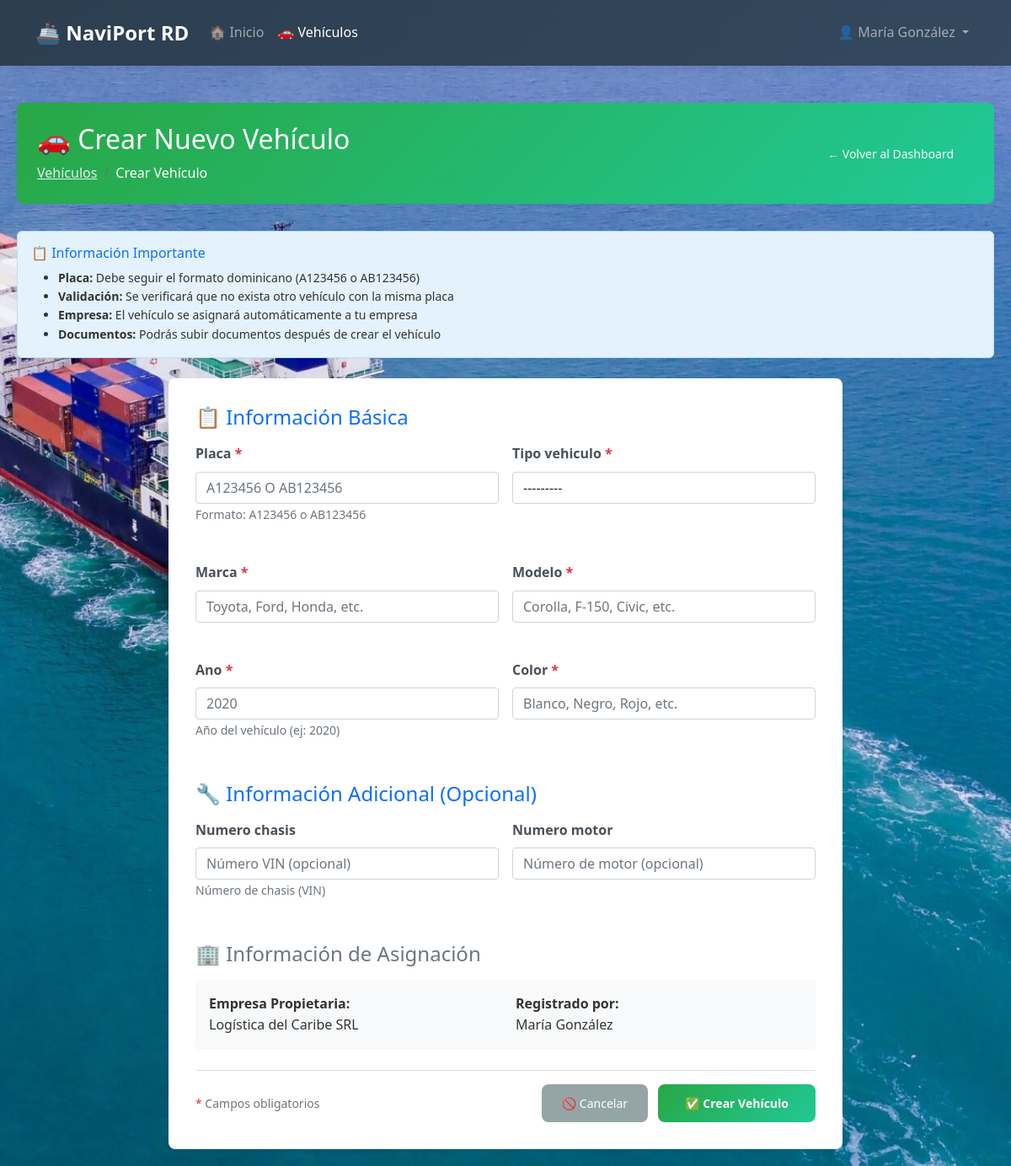
The app's page /gestion_vehiculos/vehiculos/crear/ (signed in) with its own data.
### accounts/models.py (models this page shows, shortened)
class User(AbstractUser):
    ROLE_CHOICES = [
        ('solicitante', 'Solicitante'),
        ('evaluador', 'Evaluador Portuario'),
        ('supervisor', 'Supervisor'),
        ('admin_tic', 'Administrador TIC'),
        ('oficial_acceso', 'Oficial de Acceso Físico'),
        ('direccion', 'Dirección Logística'),
    ]
    role = models.CharField(
        max_length=20,
        choices=ROLE_CHOICES,
        default='solicitante',
        verbose_name='Rol'
    )
    cedula_rnc = models.CharField(
        max_length=20,
        unique=True,
        validators=[
            RegexValidator(
                regex=r'^(\d{3}-\d{7}-\d{1}|\d{3}-\d{5}-\d{1})$',
                message='Formato inválido. Use XXX-XXXXXXX-X para cédula o XXX-XXXXX-X para RNC'
            )
        ],
        verbose_name='Cédula/RNC'
    )
    telefono = models.CharField(
        max_length=15,
        blank=True,
        validators=[
            RegexValidator(
                regex=r'^\+?1?\d{9,15}$',
                message='Número de teléfono inválido'
            )
        ],
        verbose_name='Teléfono'
    )
    empresa = models.ForeignKey(
        'Empresa',
        on_delete=models.SET_NULL,
        null=True,
        blank=True,
        related_name='usuarios',
        verbose_name='Empresa'
    )
    es_admin_empresa = models.BooleanField(default=False, verbose_name='Admin de Empresa')
    puede_crear_usuarios = models.BooleanField(default=False, verbose_name='Puede Crear Usuarios')
    activo = models.BooleanField(default=True, verbose_name='Activo')
    created_at = models.DateTimeField(auto_now_add=True, verbose_name='Creado el')
    updated_at = models.DateTimeField(auto_now=True, verbose_name='Actualizado el')
    failed_login_attempts = models.PositiveIntegerField(default=0, verbose_name='Intentos fallidos')
    is_locked = models.BooleanField(default=False, verbose_name='Bloqueado')
    locked_until = models.DateTimeField(null=True, blank=True, verbose_name='Bloqueado hasta')
    last_login_ip = models.GenericIPAddressField(null=True, blank=True, verbose_name='Última IP')
    class Meta:
        verbose_name = 'Usuario'
        verbose_name_plural = 'Usuarios'
        ordering = ['-created_at']

class Empresa(models.Model):
    rnc = models.CharField(
        max_length=15,
        unique=True,
        validators=[
            RegexValidator(
                regex=r'^\d{3}-\d{5}-\d{1}$',
                message='Formato inválido. Use XXX-XXXXX-X para RNC'
            )
        ],
        verbose_name='RNC'
    )
    nombre = models.CharField(max_length=200, verbose_name='Nombre')
    telefono = models.CharField(
        max_length=15,
        blank=True,
        validators=[
            RegexValidator(
                regex=r'^\+?1?\d{9,15}$',
                message='Número de teléfono inválido'
            )
        ],
        verbose_name='Teléfono'
    )
    email = models.EmailField(verbose_name='Email')
    representante_legal = models.ForeignKey(
        User,
        on_delete=models.CASCADE,
        related_name='empresas_representadas',
        verbose_name='Representante Legal'
    )
    activa = models.BooleanField(default=True, verbose_name='Activa')
    verificada = models.BooleanField(default=False, verbose_name='Verificada')
    certificado_rnc = models.FileField(
        upload_to='empresas/certificados/',
        blank=True,
        verbose_name='Certificado RNC'
    )
    numero_licencia = models.CharField(
        max_length=20,
        unique=True,
        blank=True,
        null=True,
        verbose_name='Número de Licencia'
    )
    fecha_expedicion_licencia = models.DateField(
        blank=True,
        null=True,
        verbose_name='Fecha de Expedición'
    )
    fecha_expiracion_licencia = models.DateField(
        blank=True,
        null=True,
        verbose_name='Fecha de Expiración'
    )
    fecha_expiracion_contrato = models.DateField(
        blank=True,
        null=True,
        verbose_name='Expiración Contrato'
    )
    tipo_licencia = models.ForeignKey(
        'evaluacion.TipoLicencia',
        on_delete=models.SET_NULL,
        blank=True,
        null=True,
        related_name='empresas_asignadas',
        verbose_name='Tipo de Licencia',
        help_text='Tipo de licencia que determina los servicios base autorizados'
    )
    servicios_autorizados = models.ManyToManyField(
        'evaluacion.Servicio',
        related_name='empresas_autorizadas',
        blank=True,
        verbose_name='Servicios Autorizados',
        help_text='Servicios específicos que la empresa está autorizada a ofrecer'
    )
    puede_solicitud_excepcional = models.BooleanField(
        default=False,
        verbose_name='Permite Solicitud Excepcional',
        help_text='Si está habilitado, la empresa puede realizar solicitudes excepcionales aprobadas por supervisión'
    )
    created_at = models.DateTimeField(auto_now_add=True, verbose_name='Registrada el')
    updated_at = models.DateTimeField(auto_now=True, verbose_name='Actualizada el')
    class Meta:
        verbose_name = 'Empresa'
        verbose_name_plural = 'Empresas'
        ordering = ['-created_at']

### gestion_vehiculos/views.py (the view)
# urls.py: path('vehiculos/crear/', crear_vehiculo, name='crear_vehiculo'),
@login_required
def crear_vehiculo(request):
    if request.method == 'POST':
        form = VehiculoForm(request.POST)
        if form.is_valid():
            vehiculo = form.save(commit=False)
            vehiculo.empresa_propietaria = request.user
            vehiculo.save()
            messages.success(request, 'Vehículo creado exitosamente.')
            return redirect('gestion_vehiculos:dashboard')
    else:
        form = VehiculoForm()
    context = {'form': form}
    return render(request, 'gestion_vehiculos/crear_vehiculo.html', context)

### templates/gestion_vehiculos/crear_vehiculo.html (shortened to what this page needs)
<!DOCTYPE html>
<html lang="es">
<head>
    <link href="https://cdn.jsdelivr.net/npm/bootstrap@5.1.3/dist/css/bootstrap.min.css" rel="stylesheet">
    <link rel="stylesheet" href="{% load static %}{% static 'css/styles.css' %}">
</head>
<body class="bg-light">
    <nav class="navbar navbar-expand-lg navbar-dark bg-primary">
        <div class="container-fluid">
            <a class="navbar-brand" href="{% url 'accounts:dashboard' %}">🚢 NaviPort RD</a>
            <div class="collapse navbar-collapse" id="navbarNav">
                <ul class="navbar-nav me-auto">
                    <li class="nav-item">
                        <a class="nav-link" href="{% url 'accounts:dashboard' %}">🏠 Inicio</a>
                    </li>
                    <li class="nav-item">
                        <a class="nav-link active" href="{% url 'gestion_vehiculos:dashboard' %}">🚗 Vehículos</a>
                    </li>
                </ul>
                <ul class="navbar-nav">
                    <li class="nav-item dropdown">
                        <a class="nav-link dropdown-toggle" href="#" role="button" data-bs-toggle="dropdown">
                            👤 {{ user.first_name }} {{ user.last_name }}
                        </a>
                    </li>
                </ul>
            </div>
        </div>
    </nav>
    <div class="container mt-4">
        <div class="header-section">
            <div class="d-flex justify-content-between align-items-center">
                <div>
                    <h2 class="mb-2">🚗 Crear Nuevo Vehículo</h2>
                    <nav aria-label="breadcrumb">
                        <ol class="breadcrumb mb-0" style="background: transparent;">
                            <li class="breadcrumb-item"><a href="{% url 'gestion_vehiculos:dashboard' %}" style="color: #e9ecef;">Vehículos</a></li>
                            <li class="breadcrumb-item active" style="color: white;">Crear Vehículo</li>
                        </ol>
                    </nav>
                </div>
                <div>
                    <a href="{% url 'gestion_vehiculos:dashboard' %}" class="btn btn-outline-light">
                        ← Volver al Dashboard
                    </a>
                </div>
            </div>
        </div>
        <div class="info-box">
            <h6 class="text-primary mb-2">📋 Información Importante</h6>
            <ul class="mb-0 small">
                <li><strong>Placa:</strong> Debe seguir el formato dominicano (A123456 o AB123456)</li>
                <li><strong>Validación:</strong> Se verificará que no exista otro vehículo con la misma placa</li>
                <li><strong>Empresa:</strong> El vehículo se asignará automáticamente a tu empresa</li>
                <li><strong>Documentos:</strong> Podrás subir documentos después de crear el vehículo</li>
            </ul>
        </div>
        <div class="form-container">
            <form method="post" id="formCrearVehiculo">
                <div class="mb-4">
                    <h4 class="text-primary mb-3">📋 Información Básica</h4>
                    <div class="form-row">
                        <div class="field-group">
                            <label for="{{ form.placa.id_for_label }}">{{ form.placa.label }} <span class="required-field">*</span></label>
                            {{ form.placa }}
                            {% if form.placa.help_text %}
                                <small class="form-text text-muted">{{ form.placa.help_text }}</small>
                            {% endif %}
                        </div>
                        <div class="field-group">
                            <label for="{{ form.tipo_vehiculo.id_for_label }}">{{ form.tipo_vehiculo.label }} <span class="required-field">*</span></label>
                            {{ form.tipo_vehiculo }}
                        </div>
                    </div>
                    <div class="form-row">
                        <div class="field-group">
                            <label for="{{ form.marca.id_for_label }}">{{ form.marca.label }} <span class="required-field">*</span></label>
                            {{ form.marca }}
                        </div>
                        <div class="field-group">
                            <label for="{{ form.modelo.id_for_label }}">{{ form.modelo.label }} <span class="required-field">*</span></label>
                            {{ form.modelo }}
                        </div>
                    </div>
                    <div class="form-row">
                        <div class="field-group">
                            <label for="{{ form.ano.id_for_label }}">{{ form.ano.label }} <span class="required-field">*</span></label>
                            {{ form.ano }}
                            {% if form.ano.help_text %}
                                <small class="form-text text-muted">{{ form.ano.help_text }}</small>
                            {% endif %}
                        </div>
                        <div class="field-group">
                            <label for="{{ form.color.id_for_label }}">{{ form.color.label }} <span class="required-field">*</span></label>
                            {{ form.color }}
                        </div>
                    </div>
                </div>
                <div class="mb-4">
                    <h4 class="text-primary mb-3">🔧 Información Adicional (Opcional)</h4>
                    <div class="form-row">
                        <div class="field-group">
                            <label for="{{ form.numero_chasis.id_for_label }}">{{ form.numero_chasis.label }}</label>
                            {{ form.numero_chasis }}
                            {% if form.numero_chasis.help_text %}
                                <small class="form-text text-muted">{{ form.numero_chasis.help_text }}</small>
                            {% endif %}
                        </div>
                        <div class="field-group">
                            <label for="{{ form.numero_motor.id_for_label }}">{{ form.numero_motor.label }}</label>
                            {{ form.numero_motor }}
                        </div>
                    </div>
                </div>
                <div class="mb-4">
                    <h4 class="text-secondary mb-3">🏢 Información de Asignación</h4>
                    <div class="bg-light p-3 rounded">
                        <div class="row">
                            <div class="col-md-6">
                                <strong>Empresa Propietaria:</strong><br>
                                {% if user.empresa %}
                                    {{ user.empresa.nombre }}
                                {% else %}
                                    <span class="text-muted">Sin empresa asignada</span>
                                {% endif %}
                            </div>
                            <div class="col-md-6">
                                <strong>Registrado por:</strong><br>
                                {{ user.first_name }} {{ user.last_name }}
                            </div>
                        </div>
                    </div>
                </div>
                <div class="d-flex justify-content-between align-items-center pt-3 border-top">
                    <div>
                        <small class="text-muted">
                            <span class="required-field">*</span> Campos obligatorios
                        </small>
                    </div>
                    <div>
                        <a href="{% url 'gestion_vehiculos:dashboard' %}"
                           class="btn btn-secondary me-2">
                            🚫 Cancelar
                        </a>
                        <button type="submit" class="btn btn-create">
                            ✅ Crear Vehículo
                        </button>
                    </div>
                </div>
            </form>
        </div>
    </div>
</body>
</html>

### static/css/styles.css (style rules this page uses)
* { margin: 0; padding: 0; box-sizing: border-box; }
body { font-family: 'Segoe UI', Tahoma, Geneva, Verdana, sans-serif; background: url('/media/Ship.jpeg') center center / cover no-repeat fixed; min-height: 100vh; line-height: 1.6; color: #333; }
.container { max-width: 1600px; margin: 0 auto; padding: 20px; }
.navbar { background: linear-gradient(135deg, #2c3e50, #34495e); color: white; padding: 15px 30px; display: flex; justify-content: space-between; align-items: center; box-shadow: 0 2px 10px rgba(0,0,0,0.1); }
.navbar-brand { display: flex; align-items: center; font-size: 24px; font-weight: bold; text-decoration: none; color: white; }
.form-container { background: white; border-radius: 12px; padding: 30px; box-shadow: 0 4px 20px rgba(0,0,0,0.1); margin-bottom: 30px; }
.form-row { display: grid; grid-template-columns: repeat(auto-fit, minmax(250px, 1fr)); gap: 20px; margin-bottom: 20px; }
.btn { padding: 12px 24px; border: none; border-radius: 8px; font-size: 14px; font-weight: 500; cursor: pointer; transition: all 0.3s ease; display: inline-flex; align-items: center; gap: 8px; text-decoration: none; text-align: center; justify-content: center; }
.btn-secondary { background: #95a5a6; color: white; }

### templates/gestion_vehiculos/crear_vehiculo.html (style rules this page uses)
.form-container { max-width: 800px; margin: 0 auto; background: white; padding: 2rem; border-radius: 0.5rem; box-shadow: 0 0.125rem 0.25rem rgba(0, 0, 0, 0.075); }
.header-section { background: linear-gradient(135deg, #28a745 0%, #20c997 100%); color: white; padding: 1.5rem; border-radius: 0.5rem; margin-bottom: 2rem; }
.field-group { margin-bottom: 1.5rem; }
.field-group label { font-weight: 600; color: #495057; margin-bottom: 0.5rem; }
.required-field { color: #dc3545; }
.btn-create { background: linear-gradient(135deg, #28a745 0%, #20c997 100%); border: none; color: white; font-weight: 600; padding: 0.75rem 2rem; }
.form-row { display: grid; grid-template-columns: 1fr 1fr; gap: 1rem; }
.info-box { background: #e3f2fd; border: 1px solid #bbdefb; border-radius: 0.375rem; padding: 1rem; margin-bottom: 1.5rem; }

### records on screen
User: first_name "María", last_name "González", empresa.nombre "Logística del Caribe SRL"
